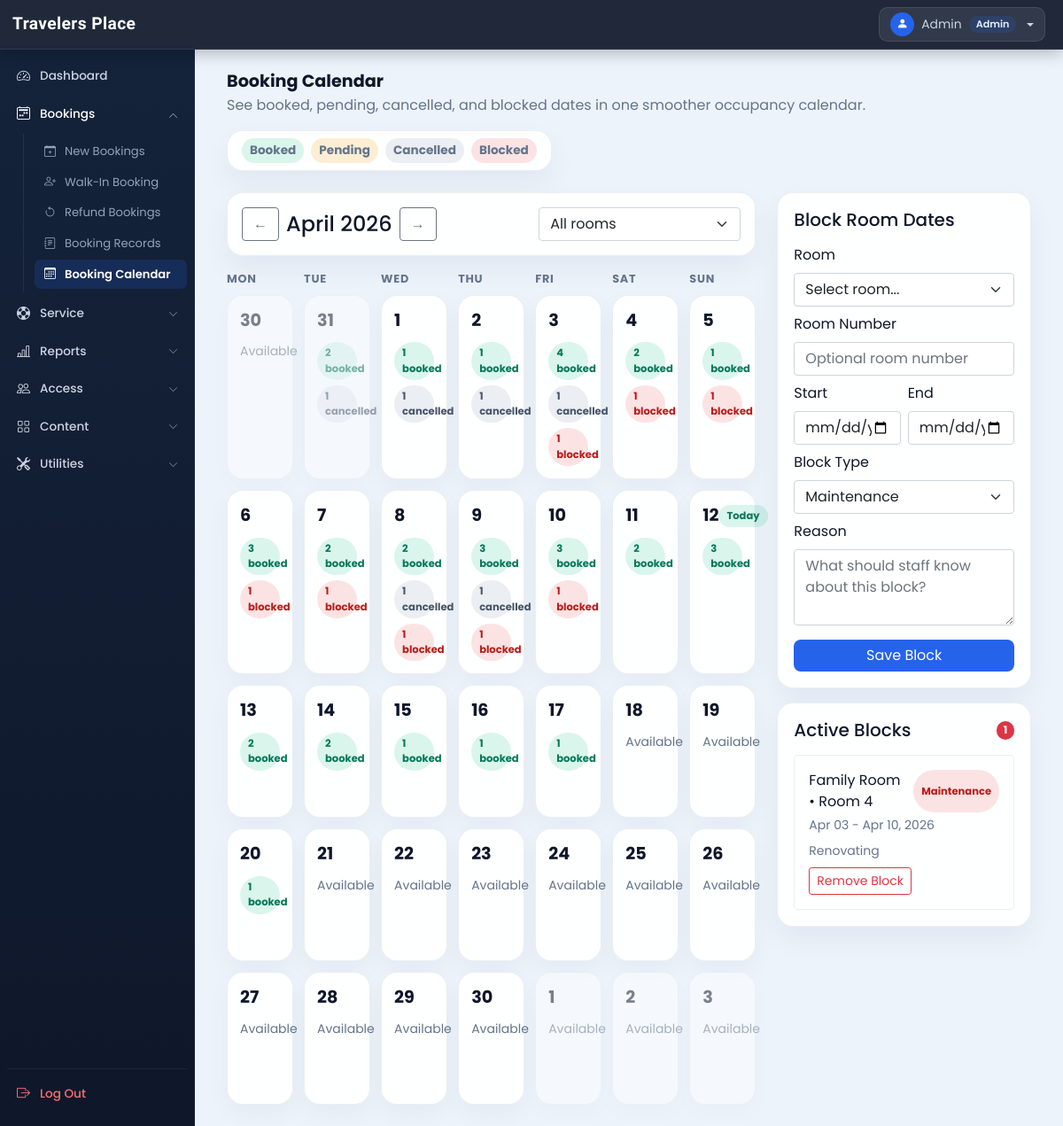
Page /admin/booking_calendar.php (signed in) on the committed database.
### tables this page shows
CREATE TABLE `room_block_dates` (
  `id` int(11) NOT NULL AUTO_INCREMENT,
  `room_id` int(11) NOT NULL,
  `room_no` varchar(20) DEFAULT NULL,
  `start_date` date NOT NULL,
  `end_date` date NOT NULL,
  `block_type` varchar(30) NOT NULL DEFAULT 'maintenance',
  `reason` varchar(255) DEFAULT NULL,
  `status` varchar(20) NOT NULL DEFAULT 'active',
  `created_by` int(11) DEFAULT NULL,
  `created_at` timestamp NOT NULL DEFAULT current_timestamp(),
  PRIMARY KEY (`id`),
  KEY `room_id` (`room_id`),
  KEY `start_date` (`start_date`),
  KEY `end_date` (`end_date`),
  KEY `status` (`status`)
);

CREATE TABLE `rooms` (
  `id` int(11) NOT NULL AUTO_INCREMENT,
  `name` varchar(150) NOT NULL,
  `area` int(11) NOT NULL,
  `price` int(11) NOT NULL,
  `quantity` int(11) NOT NULL,
  `adult` int(11) NOT NULL,
  `children` int(11) NOT NULL,
  `description` varchar(350) NOT NULL,
  `status` tinyint(4) NOT NULL DEFAULT 1,
  `removed` int(11) NOT NULL DEFAULT 0,
  `archived_at` datetime DEFAULT NULL,
  `is_archived` tinyint(1) NOT NULL DEFAULT 0,
  PRIMARY KEY (`id`)
);

### admin/inc/db_config.php (called while the page is built, shortened)
<?php
  function select($sql,$values,$datatypes)
  {
    $con = $GLOBALS['con'];
    if($stmt = mysqli_prepare($con,$sql))
    {
      if(!empty($values)){
        mysqli_stmt_bind_param($stmt,$datatypes,...$values);
      }
      if(mysqli_stmt_execute($stmt)){
        $res = mysqli_stmt_get_result($stmt);
        return $res;
      }
      else{
        mysqli_stmt_close($stmt);
        die("Query cannot be executed - Select");
      }
    }
    else{
      die("Query cannot be prepared - Select");
    }
  }

### admin/booking_calendar.php (the view, shortened to what this page needs)
<?php
require('inc/essentials.php');
require('inc/db_config.php');
  $month = max(1, min(12, (int)($_GET['month'] ?? date('n'))));
  $year = max((int)date('Y') - 2, min((int)date('Y') + 3, (int)($_GET['year'] ?? date('Y'))));
  $room_filter = (int)($_GET['room_id'] ?? 0);
  $month_start = new DateTime(sprintf('%04d-%02d-01', $year, $month));
  $month_end = (clone $month_start)->modify('last day of this month');
  $grid_start = (clone $month_start)->modify('monday this week');
  $grid_end = (clone $month_end)->modify('sunday this week');
  $booking_where = "WHERE bo.check_in <= ? AND bo.check_out > ?";
  $booking_types = 'ss';
  $booking_values = [$grid_end->format('Y-m-d'), $grid_start->format('Y-m-d')];
  $bookings_res = select(
    "SELECT bo.booking_id, bo.room_id, bo.booking_status, bo.check_in, bo.check_out, bd.room_name
     FROM `booking_order` bo
     INNER JOIN `booking_details` bd ON bd.booking_id = bo.booking_id
     {$booking_where}",
    $booking_values,
    $booking_types
  );
  $calendar = [];
  $cursor = clone $grid_start;
  while ($cursor <= $grid_end) {
    $calendar[$cursor->format('Y-m-d')] = [
      'booked' => 0,
      'pending' => 0,
      'cancelled' => 0,
      'blocked' => 0,
    ];
    $cursor->modify('+1 day');
  }
  while ($row = mysqli_fetch_assoc($bookings_res)) {
    $range_start = new DateTime($row['check_in']);
    $range_end = new DateTime($row['check_out']);
    $range_cursor = clone $range_start;
    while ($range_cursor < $range_end) {
      $key = $range_cursor->format('Y-m-d');
      if (isset($calendar[$key])) {
        if ($row['booking_status'] === 'booked') {
          $calendar[$key]['booked']++;
        } elseif ($row['booking_status'] === 'pending') {
          $calendar[$key]['pending']++;
        } elseif ($row['booking_status'] === 'cancelled') {
          $calendar[$key]['cancelled']++;
        }
      }
      $range_cursor->modify('+1 day');
    }
  }
  $block_where = "WHERE rbd.`status`='active' AND rbd.`start_date` <= ? AND rbd.`end_date` >= ?";
  $block_types = 'ss';
  $block_values = [$grid_end->format('Y-m-d'), $grid_start->format('Y-m-d')];
  $blocks_res = select(
    "SELECT rbd.*, r.name AS room_name
     FROM `room_block_dates` rbd
     INNER JOIN `rooms` r ON r.id = rbd.room_id
     {$block_where}
     ORDER BY rbd.start_date ASC",
    $block_values,
    $block_types
  );
  $active_blocks = [];
  while ($row = mysqli_fetch_assoc($blocks_res)) {
    $active_blocks[] = $row;
    $range_cursor = new DateTime($row['start_date']);
    $range_end = new DateTime($row['end_date']);
    while ($range_cursor <= $range_end) {
      $key = $range_cursor->format('Y-m-d');
      if (isset($calendar[$key])) {
        $calendar[$key]['blocked']++;
      }
      $range_cursor->modify('+1 day');
    }
  }
  $prev = (clone $month_start)->modify('-1 month');
  $next = (clone $month_start)->modify('+1 month');
?>
<!DOCTYPE html>
<html lang="en">
<head>
  <?php require('inc/links.php'); ?>
</head>
<body class="bg-light">
  <?php require('inc/header.php'); ?>
  <div class="container-fluid" id="main-content">
    <div class="p-4">
      <div class="d-flex justify-content-between align-items-start flex-wrap gap-3 mb-4">
        <div>
          <h3 class="mb-1">Booking Calendar</h3>
          <p class="text-muted mb-0">See booked, pending, cancelled, and blocked dates in one smoother occupancy calendar.</p>
        </div>
        <div class="calendar-legend px-3 py-2 d-flex flex-wrap gap-2 align-items-center">
          <span class="calendar-badge badge-booked">Booked</span>
          <span class="calendar-badge badge-pending">Pending</span>
          <span class="calendar-badge badge-cancelled">Cancelled</span>
          <span class="calendar-badge badge-blocked">Blocked</span>
        </div>
      </div>
      <div class="row g-4">
        <div class="col-xl-8">
          <div class="calendar-controls p-3 mb-3">
            <div class="d-flex justify-content-between align-items-center flex-wrap gap-3">
              <div class="d-flex align-items-center gap-2">
                <a class="btn btn-outline-secondary shadow-none" href="?month=<?php echo $prev->format('n'); ?>&year=<?php echo $prev->format('Y'); ?>&room_id=<?php echo $room_filter; ?>">&larr;</a>
                <h4 class="mb-0"><?php echo $month_start->format('F Y'); ?></h4>
                <a class="btn btn-outline-secondary shadow-none" href="?month=<?php echo $next->format('n'); ?>&year=<?php echo $next->format('Y'); ?>&room_id=<?php echo $room_filter; ?>">&rarr;</a>
              </div>
              <form method="GET" class="d-flex align-items-center gap-2 flex-wrap">
                <select class="form-select shadow-none" name="room_id" onchange="this.form.submit()">
                  <option value="0">All rooms</option>
                </select>
              </form>
            </div>
          </div>
          <div class="calendar-grid mb-2">
            <?php foreach (['Mon','Tue','Wed','Thu','Fri','Sat','Sun'] as $day_name): ?>
              <div class="calendar-day-name"><?php echo $day_name; ?></div>
            <?php endforeach; ?>
          </div>
          <div class="calendar-grid">
            <?php
              $cursor = clone $grid_start;
              while ($cursor <= $grid_end):
                $key = $cursor->format('Y-m-d');
                $day = $calendar[$key];
                $is_current_month = $cursor->format('n') == $month;
            ?>
              <div class="calendar-cell <?php echo !$is_current_month ? 'is-muted' : ''; ?>">
                <div class="calendar-top">
                  <div class="calendar-number"><?php echo $cursor->format('j'); ?></div>
                  <?php if ($cursor->format('Y-m-d') === date('Y-m-d')): ?>
                    <span class="calendar-badge badge-booked">Today</span>
                  <?php endif; ?>
                </div>
                <div class="calendar-stack">
                  <?php if ($day['booked'] > 0): ?><span class="calendar-badge badge-booked"><?php echo $day['booked']; ?> booked</span><?php endif; ?>
                  <?php if ($day['cancelled'] > 0): ?><span class="calendar-badge badge-cancelled"><?php echo $day['cancelled']; ?> cancelled</span><?php endif; ?>
                  <?php if ($day['blocked'] > 0): ?><span class="calendar-badge badge-blocked"><?php echo $day['blocked']; ?> blocked</span><?php endif; ?>
                  <?php if ($day['booked'] == 0 && $day['pending'] == 0 && $day['cancelled'] == 0 && $day['blocked'] == 0): ?>
                    <span class="small text-muted">Available</span>
                  <?php endif; ?>
                </div>
              </div>
            <?php
                $cursor->modify('+1 day');
              endwhile;
            ?>
          </div>
        </div>
        <div class="col-xl-4">
          <div class="calendar-side-card mb-3">
            <h5 class="mb-3">Block Room Dates</h5>
            <form method="POST">
              <div class="mb-2">
                <label class="form-label">Room</label>
                <select class="form-select shadow-none" name="room_id" required>
                  <option value="">Select room...</option>
                </select>
              </div>
              <div class="mb-2">
                <label class="form-label">Room Number</label>
                <input type="text" class="form-control shadow-none" name="room_no" placeholder="Optional room number">
              </div>
              <div class="row g-2">
                <div class="col-md-6">
                  <label class="form-label">Start</label>
                  <input type="date" class="form-control shadow-none" name="start_date" required>
                </div>
                <div class="col-md-6">
                  <label class="form-label">End</label>
                  <input type="date" class="form-control shadow-none" name="end_date" required>
                </div>
              </div>
              <div class="mb-2 mt-2">
                <label class="form-label">Block Type</label>
                <select class="form-select shadow-none" name="block_type">
                  <option value="maintenance">Maintenance</option>
                </select>
              </div>
              <div class="mb-3">
                <label class="form-label">Reason</label>
                <textarea class="form-control shadow-none" name="reason" rows="3" placeholder="What should staff know about this block?"></textarea>
              </div>
              <button type="submit" class="btn btn-primary shadow-none w-100" name="add_block">Save Block</button>
            </form>
          </div>
          <div class="calendar-side-card">
            <div class="d-flex justify-content-between align-items-center mb-3">
              <h5 class="mb-0">Active Blocks</h5>
              <span class="badge bg-danger rounded-pill"><?php echo count($active_blocks); ?></span>
            </div>
            <div class="d-flex flex-column gap-2">
              <?php foreach ($active_blocks as $block): ?>
                <div class="border rounded-3 p-3">
                  <div class="d-flex justify-content-between gap-2">
                    <div class="fw-semibold"><?php echo htmlspecialchars($block['room_name']); ?><?php echo $block['room_no'] ? ' • Room ' . htmlspecialchars($block['room_no']) : ''; ?></div>
                    <span class="calendar-badge badge-blocked"><?php echo htmlspecialchars(ucfirst($block['block_type'])); ?></span>
                  </div>
                  <div class="small text-muted mt-1"><?php echo date('M d', strtotime($block['start_date'])); ?> - <?php echo date('M d, Y', strtotime($block['end_date'])); ?></div>
                  <?php if (!empty($block['reason'])): ?>
                    <div class="small text-secondary mt-2"><?php echo htmlspecialchars($block['reason']); ?></div>
                  <?php endif; ?>
                  <form method="POST" class="mt-2">
                    <button type="submit" class="btn btn-sm btn-outline-danger shadow-none" name="clear_block">Remove Block</button>
                  </form>
                </div>
              <?php endforeach; ?>
            </div>
          </div>
        </div>
      </div>
    </div>
  </div>
</body>
</html>

### admin/css/common.css (style rules this page uses)
:root { --teal: #2ec1ac; --teal_hover: #279e8c; }
* { font-family: 'Poppins', sans-serif; }
body.bg-light { background: linear-gradient(135deg, #f5f7fa 0%, #c3cfe2 100%); min-height: 100vh; }

### admin/css/layout.css (style rules this page uses)
:root { --sidebar-bg: #0f172a; --sidebar-hover: rgba(255,255,255,0.07); --sidebar-active-bg: #1e3a5f; --sidebar-text: #cbd5e1; --sidebar-text-active: #fff; --navbar-bg: rgba(15,23,42,0.95); --sidebar-width: 220px; --navbar-height: 56px; --accent: #3b82f6; }
body { background: #f1f5f9 !important; padding-top: var(--navbar-height) !important; padding-left: var(--sidebar-width) !important; }
#main-content h3 { font-size: 1.2rem; font-weight: 700; color: #0f172a; }
.btn-primary { background: #3b82f6; border: none; border-radius: 8px; }

### admin/css/admin-theme.css (style rules this page uses)
:root { --admin-accent: #2563eb; --admin-accent-rgb: 37, 99, 235; --admin-sidebar-bg: #14233a; --admin-sidebar-bg-strong: #0f172a; --admin-navbar-bg: rgba(15, 23, 42, 0.92); --admin-page-bg: #edf3fb; --admin-surface: rgba(255, 255, 255, 0.96); --admin-surface-muted: #f8fbff; --admin-border: rgba(148, 163, 184, 0.28); --admin-text: #0f172a; --admin-text-muted: #64748b; --admin-card-shadow: 0 18px 45px rgba(15, 23, 42, 0.08); --admin-menu-bg: #132136; --admin-menu-border: rgba(255, 255, 255, 0.08); --admin-menu-text: #d7e1ee; --admin-menu-text-muted: #94a3b8; --admin-sidebar-text: #d7e1ee; --admin-sidebar-text-active: #ffffff; --admin-sidebar-hover: rgba(255, 255, 255, 0.08); --admin-sidebar-active-bg: rgba(37, 99, 235, 0.18); --admin-login-bg: radial-gradient(circle at top left, rgba(37, 99, 235, 0.18), transparent 32%), radial-gradient(circle at bottom right, rgba(59, 130, 246, 0.12), transparent 28%), linear-gradient(135deg, #f7fbff 0%, #e9f0f9 52%, #dde7f3 100%); --admin-login-card: rgba(255, 255, 255, 0.92); --admin-login-card-border: rgba(255, 255, 255, 0.86); --admin-login-input: rgba(248, 250, 252, 0.98); --admin-login-input-border: #d7e2ee; --admin-login-input-text: #102033; --admin-login-muted: #607086; --admin-login-toggle-bg: rgba(255, 255, 255, 0.82); --admin-login-shadow: 0 25px 65px rgba(15, 23, 42, 0.14); }
body:not(.admin-auth-page) { background: var(--admin-page-bg) !important; color: var(--admin-text); transition: background-color 0.25s ease, color 0.25s ease; }
#main-content .text-muted, #main-content .text-secondary, .modal-content .text-muted, .modal-content .text-secondary { color: var(--admin-text-muted) !important; }
.btn-primary, .custom-bg, .nav-tabs .nav-link.active { background: var(--admin-accent) !important; border-color: var(--admin-accent) !important; }
a, .nav-tabs .nav-link:hover { color: var(--admin-accent); }
#main-content .badge.bg-danger, #main-content .badge.bg-success, #main-content .badge.bg-primary, #main-content .badge.bg-secondary, .modal-content .badge.bg-danger, .modal-content .badge.bg-success, .modal-content .badge.bg-primary, .modal-content .badge.bg-secondary, .admin-count-badge { color: #ffffff !important; }
#main-content .border, #main-content .border-top, #main-content .border-bottom, #main-content .border-start, #main-content .border-end, .modal-content .border, .modal-content .border-top, .modal-content .border-bottom, .modal-content .border-start, .modal-content .border-end { border-color: rgba(148, 163, 184, 0.18) !important; }

### rows in the picture
room_block_dates: room.name "Family Room", room_no "4", block_type "Maintenance", start_date "Apr 03", end_date "Apr 10, 2026", reason "Renovating"

### other values in the picture
$admin_name "Admin"
$admin_role "Admin"
$month_start->format('F Y') "April 2026"
$day_name "MON"
$day_name "TUE"
$day_name "WED"
$day_name "THU"
$day_name "FRI"
$day_name "SAT"
$day_name "SUN"
$cursor->format('j') "30"
$cursor->format('j') "31"
$day['booked'] "2"
$day['cancelled'] "1"
$cursor->format('j') "1"
